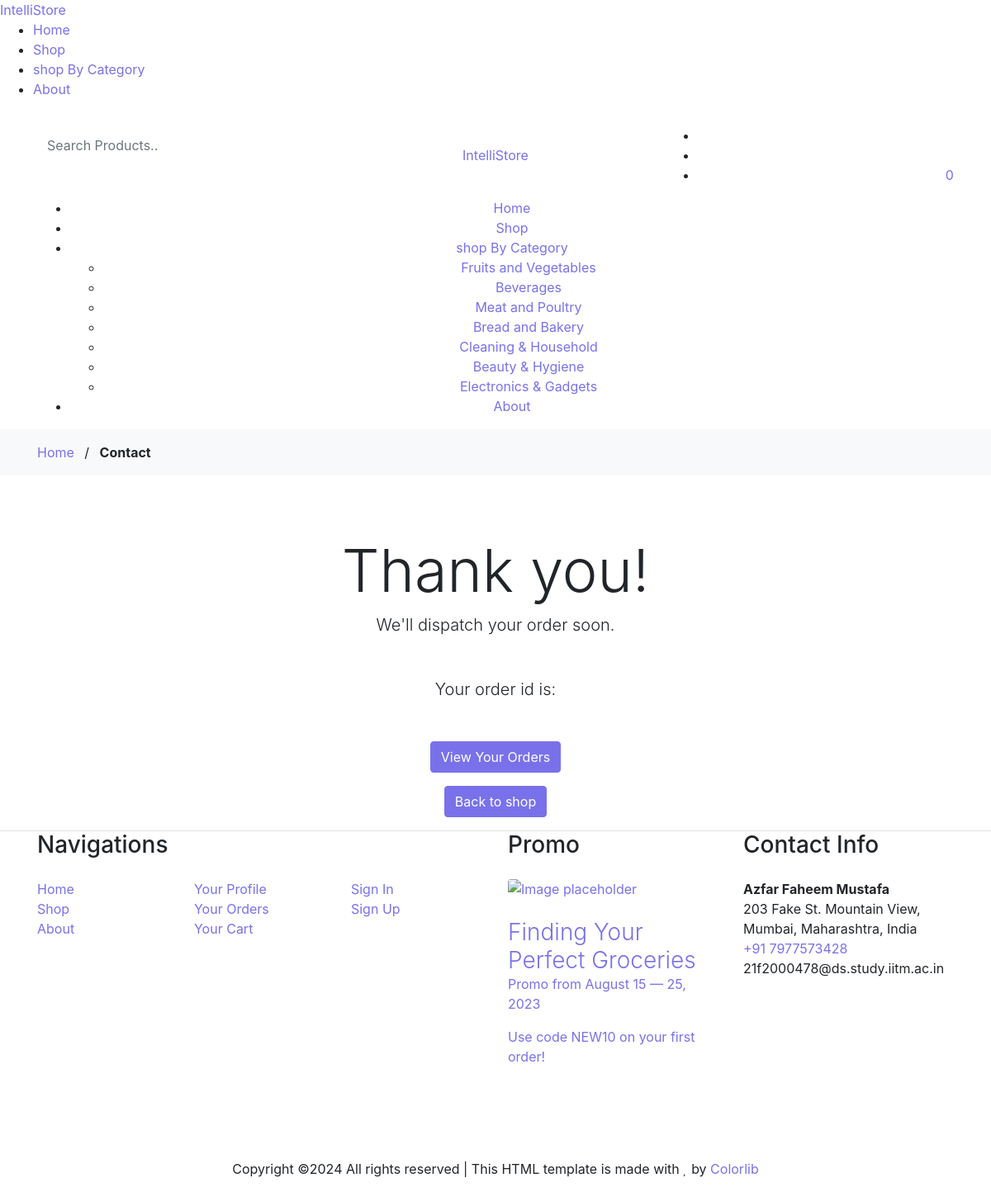
/thankyou, run on the app's committed database.
### tables this page shows
CREATE TABLE "Category" (
	"category_id"	INTEGER NOT NULL UNIQUE,
	"name"	TEXT NOT NULL,
	PRIMARY KEY("category_id")
);

### app.py (the view)
@app.route("/thankyou")
def thankyou():
    return render_template('thankyou.html')

### app.py (called while the page is built, shortened)
@app.before_request
def before_request():
    g.user = None
    g.cartdict = {}
    g.cats = getcategories()

def getcategories():
    con = sql.connect("store.db")
    con.row_factory = sql.Row
    cursor=con.cursor()
    cursor.execute("select * from category")
    cats=cursor.fetchall()
    return cats

### templates/thankyou.html (shortened to what this page needs)
<!DOCTYPE html>
<html lang="en">
  <head>
    <link rel="stylesheet" href="static/fonts/icomoon/style.css">
    <link rel="stylesheet" href="static/css/bootstrap.min.css">
    <link rel="stylesheet" href="static/css/magnific-popup.css">
    <link rel="stylesheet" href="static/css/jquery-ui.css">
    <link rel="stylesheet" href="static/css/owl.carousel.min.css">
    <link rel="stylesheet" href="static/css/owl.theme.default.min.css">
    <link rel="stylesheet" href="static/css/aos.css">
    <link rel="stylesheet" href="static/css/style.css">
  </head>
  <body>
    <div class="site-wrap">
      <header class="site-navbar" role="banner">
        <div class="site-navbar-top">
          <div class="container">
            <div class="row align-items-center">
              <div class="col-6 col-md-4 order-2 order-md-1 site-search-icon text-left">
                <form action="{{url_for('shop')}}" method="POST" class="site-block-top-search">
                  <input type="text" class="form-control border-0" id="search" name="keyword" placeholder="Search Products..">
                  <span class="icon icon-search2"></span>
              </form>
              </div>
              <div class="col-12 mb-3 mb-md-0 col-md-4 order-1 order-md-2 text-center">
                <div class="site-logo">
                  <a href="/" class="js-logo-clone">IntelliStore</a>
                </div>
              </div>
              <div class="col-6 col-md-4 order-3 order-md-3 text-right">
                <div class="site-top-icons">
                  <ul>
                    {% if g.user["user_id"] %}
                    <li>
                      <p></p>
                      <a href="{{url_for('profile')}}">{{ g.user['firstname'] }} {{ g.user['lastname'] }} <span class="icon icon-person"></span></a>
                    </li>
                    {% else %}
                    <li>
                      <a href="{{url_for('login')}}"><span class="icon icon-person"></span></a>
                    </li>
                    {% endif %}
                    <li><a href="{{url_for('orders')}}"><span class="icon icon-receipt"></span></a></li>
                    <li>
                      <a href="{{url_for('cart')}}" class="site-cart">
                        <span class="icon icon-shopping_cart"></span>
                        <span class="count">{{ g.cartdict|length }}</span>
                      </a>
                    </li>
                  </ul>
                </div>
              </div>
            </div>
          </div>
        </div>
        <nav class="site-navigation text-right text-md-center" role="navigation">
          <div class="container">
            <ul class="site-menu js-clone-nav d-none d-md-block">
              <li><a href="/">Home</a></li>
              <li><a href="shop">Shop</a></li>
              <li class="has-children">
                <a href="shop">shop By Category</a>
                <ul class="dropdown">
                  {%for category in g.cats %}
                  <li><a href="/shopbycategory?category_id={{category['category_id']}}">{{category['name']}}</a></li>
                  {% endfor %}
                </ul>
              </li>
              <li><a href="about.html">About</a></li>
            </ul>
          </div>
        </nav>
      </header>
    <div class="bg-light py-3">
      <div class="container">
        <div class="row">
          <div class="col-md-12 mb-0"><a href="index.html">Home</a> <span class="mx-2 mb-0">/</span> <strong class="text-black">Contact</strong></div>
        </div>
      </div>
    </div>
    <div class="site-section">
      <div class="container">
        <div class="row">
          <div class="col-md-12 text-center">
            <span class="icon-check_circle display-3 text-success"></span>
            <h2 class="display-3 text-black">Thank you!</h2>
            <p class="lead mb-5">We'll dispatch your order soon.</p>
            <p class="lead mb-5">Your order id is: {{order_id}}</p>
            <p><a href="{{url_for('orders')}}" class="btn btn-primary">View Your Orders</a></p>
            <p><a href="{{url_for('shop')}}" class="btn btn-primary">Back to shop</a></p>
          </div>
        </div>
      </div>
    </div>
    <footer class="site-footer border-top">
      <div class="container">
        <div class="row">
          <div class="col-lg-6 mb-5 mb-lg-0">
            <div class="row">
              <div class="col-md-12">
                <h3 class="footer-heading mb-4">Navigations</h3>
              </div>
              <div class="col-md-6 col-lg-4">
                <ul class="list-unstyled">
                  <li><a href="/">Home</a></li>
                  <li><a href="/shop">Shop</a></li>
                  <li><a href="/about.html">About</a></li>
                </ul>
              </div>
              <div class="col-md-6 col-lg-4">
                <ul class="list-unstyled">
                  <li><a href="/profile">Your Profile</a></li>
                  <li><a href="/orders">Your Orders</a></li>
                  <li><a href="/cart">Your Cart</a></li>
                </ul>
              </div>
              <div class="col-md-6 col-lg-4">
                <ul class="list-unstyled">
                  <li><a href="/login">Sign In</a></li>
                  <li><a href="/register">Sign Up</a></li>
                </ul>
              </div>
            </div>
          </div>
          <div class="col-md-6 col-lg-3 mb-4 mb-lg-0">
            <h3 class="footer-heading mb-4">Promo</h3>
            <a href="#" class="block-6">
              <img src="static/images/hero_1.jpg" alt="Image placeholder" class="img-fluid rounded mb-4">
              <h3 class="font-weight-light  mb-0">Finding Your Perfect Groceries</h3>
              <p>Promo from  August 15 &mdash; 25, 2023</p>
              <p>Use code NEW10 on your first order!</p>
            </a>
          </div>
          <div class="col-md-6 col-lg-3">
            <div class="block-5 mb-5">
              <h3 class="footer-heading mb-4">Contact Info</h3>
              <ul class="list-unstyled">
                <strong><li class="name">Azfar Faheem Mustafa</li></strong>
                <li class="address">203 Fake St. Mountain View, Mumbai, Maharashtra, India</li>
                <li class="phone"><a href="tel://+917977573428">+91 7977573428</a></li>
                <li class="email">21f2000478@ds.study.iitm.ac.in</li>
              </ul>
            </div>
          </div>
        </div>
        <div class="row pt-5 mt-5 text-center">
          <div class="col-md-12">
            <p>
            Copyright &copy; All rights reserved | This HTML template is made with <i class="icon-heart" aria-hidden="true"></i> by <a href="https://colorlib.com" target="_blank" class="text-primary">Colorlib</a>
            </p>
          </div>
        </div>
      </div>
    </footer>
  </div>
  </body>
</html>

### data on the page
Category: name "Fruits and Vegetables"
Category: name "Beverages"
Category: name "Meat and Poultry"
Category: name "Bread and Bakery"
Category: name "Cleaning & Household"
Category: name "Beauty & Hygiene"
Category: name "Electronics & Gadgets"

### other printed values
{{ g.cartdict|length }} "0"
